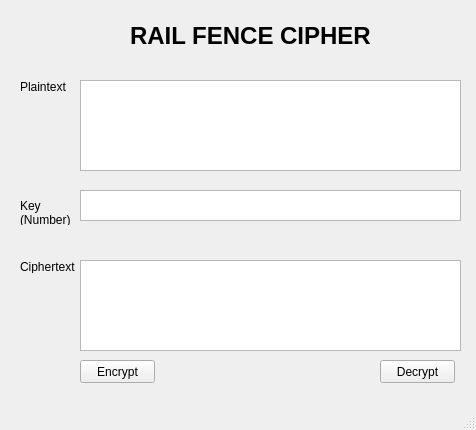
<?xml version="1.0" encoding="UTF-8"?>
<ui version="4.0">
 <class>MainWindow</class>
 <widget class="QMainWindow" name="MainWindow">
  <property name="geometry">
   <rect>
    <x>0</x>
    <y>0</y>
    <width>476</width>
    <height>430</height>
   </rect>
  </property>
  <property name="windowTitle">
   <string>Rail Fence Cipher Tool</string>
  </property>
  <widget class="QWidget" name="centralwidget">
   <widget class="QLabel" name="label">
    <property name="geometry">
     <rect>
      <x>130</x>
      <y>20</y>
      <width>240</width>
      <height>31</height>
     </rect>
    </property>
    <property name="font">
     <font>
      <pointsize>18</pointsize>
      <weight>75</weight>
      <bold>true</bold>
     </font>
    </property>
    <property name="text">
     <string>RAIL FENCE CIPHER</string>
    </property>
   </widget>
   <widget class="QPlainTextEdit" name="txt_plain_text">
    <property name="geometry">
     <rect>
      <x>80</x>
      <y>80</y>
      <width>381</width>
      <height>91</height>
     </rect>
    </property>
   </widget>
   <widget class="QLabel" name="label_2">
    <property name="geometry">
     <rect>
      <x>20</x>
      <y>80</y>
      <width>50</width>
      <height>13</height>
     </rect>
    </property>
    <property name="text">
     <string>Plaintext</string>
    </property>
   </widget>
   <widget class="QLabel" name="label_3">
    <property name="geometry">
     <rect>
      <x>20</x>
      <y>200</y>
      <width>60</width>
      <height>25</height>
     </rect>
    </property>
    <property name="text">
     <string>Key&#13;&#10;(Number)</string>
    </property>
   </widget>
   <widget class="QTextEdit" name="txt_key">
    <property name="geometry">
     <rect>
      <x>80</x>
      <y>190</y>
      <width>381</width>
      <height>31</height>
     </rect>
    </property>
   </widget>
   <widget class="QLabel" name="label_4">
    <property name="geometry">
     <rect>
      <x>20</x>
      <y>260</y>
      <width>55</width>
      <height>13</height>
     </rect>
    </property>
    <property name="text">
     <string>Ciphertext</string>
    </property>
   </widget>
   <widget class="QPlainTextEdit" name="txt_cipher_text">
    <property name="geometry">
     <rect>
      <x>80</x>
      <y>260</y>
      <width>381</width>
      <height>91</height>
     </rect>
    </property>
   </widget>
   <widget class="QPushButton" name="btn_encrypt">
    <property name="geometry">
     <rect>
      <x>80</x>
      <y>360</y>
      <width>75</width>
      <height>23</height>
     </rect>
    </property>
    <property name="text">
     <string>Encrypt</string>
    </property>
   </widget>
   <widget class="QPushButton" name="btn_decrypt">
    <property name="geometry">
     <rect>
      <x>380</x>
      <y>360</y>
      <width>75</width>
      <height>23</height>
     </rect>
    </property>
    <property name="text">
     <string>Decrypt</string>
    </property>
   </widget>
  </widget>
  <widget class="QMenuBar" name="menubar">
   <property name="geometry">
    <rect>
     <x>0</x>
     <y>0</y>
     <width>476</width>
     <height>21</height>
    </rect>
   </property>
  </widget>
  <widget class="QStatusBar" name="statusbar"/>
 </widget>
 <resources/>
 <connections/>
</ui>
